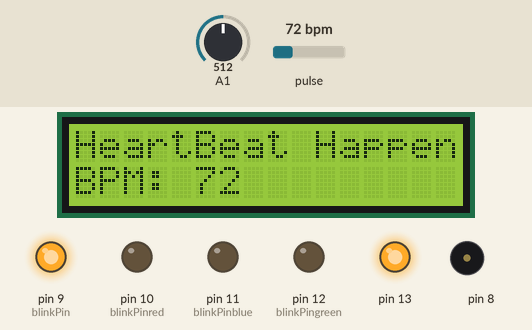
A sketch run on a simulated Arduino Uno, built with avr-gcc and run on an emulated ATmega328P. Parts: 16×2 character LCD, output pins drawn as LEDs (lit = HIGH), buzzer (waves = sounding). Inputs (shaded band) come from the test bench; at power-on: pulse 72 bpm, A1 = 512. What the sketch prints to the serial monitor is not drawn.

Above: at 1.5 s.
1.6 s: pulse set to 51 bpm
At 3.42 s:
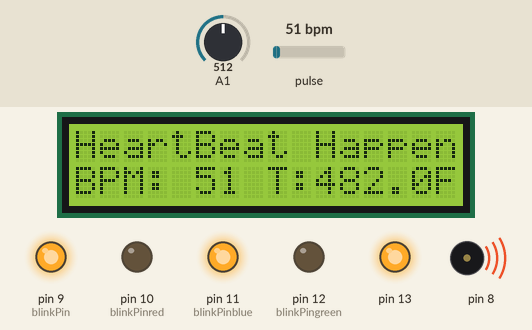
4.0 s: pulse set to 47 bpm
At 5.8 s:
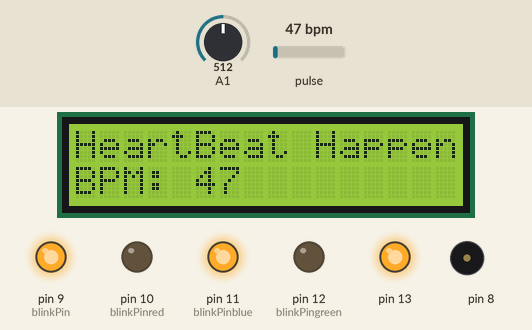
8.0 s: pulse set to 149 bpm
At 10.4 s:
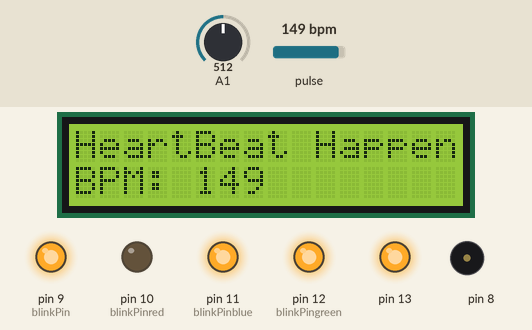
11.0 s: pulse set to 153 bpm
At 14.6 s:
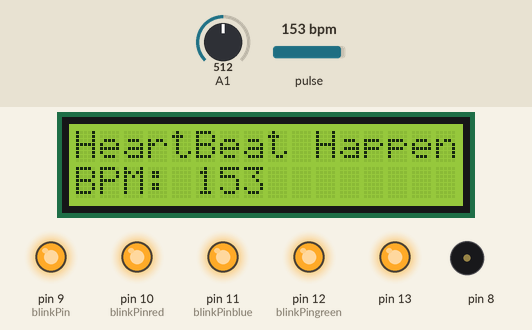
15.2 s: A1 set to 122
At 16.74 s:
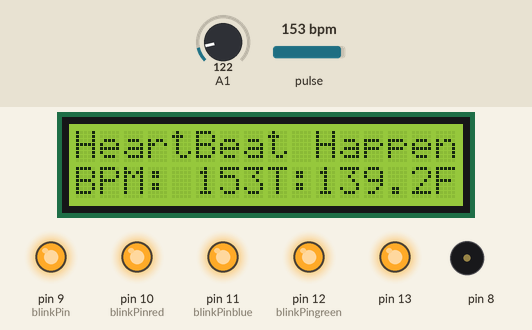
17.9 s: A1 set to 160
At 19.3 s:
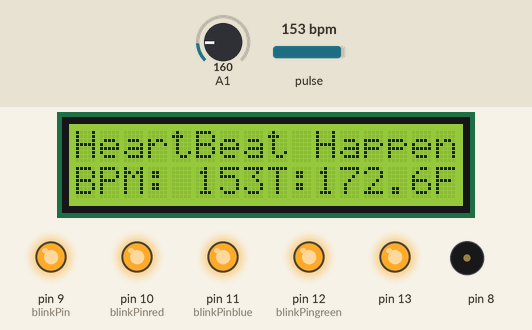
Timing chart, 0 to 20.4 s (numbered marks = the images above; inputs shaded):
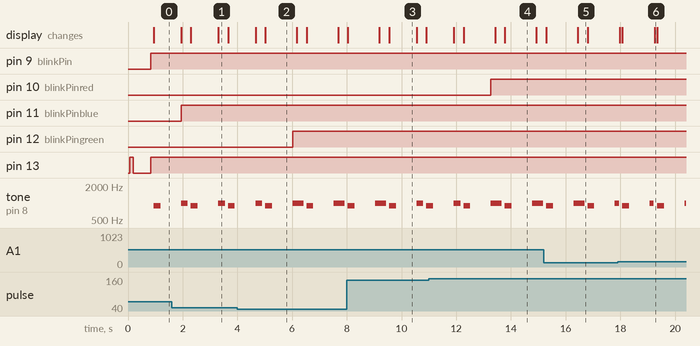

The sketch:

correctcode.ino.ino
```cpp
#define USE_ARDUINO_INTERRUPTS true // Set-up low-level interrupts for most acurate BPM math.
#include <PulseSensorPlayground.h> // Includes the PulseSensorPlayground Library.
#include<LiquidCrystal.h>
LiquidCrystal lcd(7, 6, 5, 4, 3, 2);

// Variables
const int PulseWire = 0; // PulseSensor PURPLE WIRE connected to ANALOG PIN 0
const int LED13 = 13; // The on-board Arduino LED, close to PIN 13.
int Threshold = 550; // Determine which Signal to "count as a beat" and which to ignore.
float temp = 0;
int blinkPin = 9; // pin to blink led at each beat( orange colourLED)
int blinkPingreen = 12; // pin to blink green for warning of low heart beat rate or warning of low temperature
int blinkPinblue = 11; // pin to blink blue for warning of high temperature
int blinkPinred = 10; // pin to blink red at warning of high heart beat rate
int fadeRate = 0; // used to fade LED on with PWM on fadePin
int var=0;
// Use the "Gettting Started Project" to fine-tune Threshold Value beyond default setting.
// Otherwise leave the default "550" value.

PulseSensorPlayground pulseSensor; // Creates an instance of the PulseSensorPlayground object called "pulseSensor"
void setup() {

Serial.begin(9600); // For Serial Monitor
pinMode(blinkPin,OUTPUT); // pin that will blink to your heartbeat!
pinMode(blinkPingreen,OUTPUT); // pin to blink led for warning of low heart beat rate
pinMode(blinkPinblue,OUTPUT); // pin to blink led for warning of high temperature
pinMode(blinkPinred,OUTPUT);// pin to blink led at warning of high heart beat rate
//pinMode(blinkPinyellow,OUTPUT);// pin to blink led for warning of low temperature
lcd.begin(16,2);

// Configure the PulseSensor object, by assigning our variables to it.
pulseSensor.analogInput(PulseWire);
pulseSensor.blinkOnPulse(LED13); //auto-magically blink Arduino's LED with heartbeat.
pulseSensor.setThreshold(Threshold);

// Double-check the "pulseSensor" object was created and "began" seeing a signal.
if (pulseSensor.begin()) {
Serial.println("We created a pulseSensor Object !"); //This prints one time at Arduino power-up, or on Arduino reset.
lcd.setCursor(0,0);
lcd.print("Patient Health");
lcd.setCursor(0,1);
lcd.print("Monitor..!");


}
}

void loop() {
 while (var < 20){

int myBPM = pulseSensor.getBeatsPerMinute(); // Calls function on our pulseSensor object that returns BPM as an "int".
// "myBPM" hold this BPM value now.
if (pulseSensor.sawStartOfBeat()) { // Constantly test to see if "a beat happened".
Serial.println("♥ A HeartBeat Happened ! "); // If test is "true", print a message "a heartbeat happened".
Serial.print("BPM: "); // Print phrase "BPM: "
Serial.println(myBPM); // Print the value inside of myBPM.
digitalWrite(blinkPin,HIGH); // turn on pin 9 LED
delay(100);
lcd.clear();
lcd.setCursor(0,0);
lcd.print("HeartBeat Happened !"); // If test is "true", print a message "a heartbeat happened".
lcd.setCursor(0,1);
lcd.print("BPM: "); // Print phrase "BPM: "
lcd.print(myBPM);
tone(8,900,250); // pin,f,duration
delay(1000);
if ((myBPM) < 50){digitalWrite( blinkPingreen,HIGH); // turn on pin 12 LED
                  tone(8,1000,250);
                  delay(150);
                  noTone(8);
                  Serial.println("Low heart beat rate!!!");
                  // pin to blink green for warning of low heart beat rate
                  }
if ((myBPM) > 150){digitalWrite( blinkPinred,HIGH); // turn on pin 10 LED
                  tone(8,1000,250);
                  delay(150);
                  noTone(8);
                  Serial.println("High heart beat rate!!!");
                  // pin to blink red for warning of high heart beat rate
                  }
int temp_val = analogRead(A1);
float mv = (temp_val/1024.0)*5000;
float cel = mv/10;
temp = (cel*9)/5 + 32;
Serial.print("Temperature:");
Serial.print(temp);
Serial.println("F");
lcd.setCursor(8,1);
lcd.print("T:");
lcd.setCursor(10,1);
lcd.print(temp);
lcd.setCursor(15,1);
lcd.print("F");
if ((temp) > 205){digitalWrite( blinkPinblue,HIGH); // turn on pin 11 LED
                  tone(8,1000,250);
                  delay(250);
                  noTone(8);
                  Serial.println("High body temperature!!!");
                  // pin to blink blue for warning of high temperature
                  }
if ((temp) < 150){digitalWrite( blinkPingreen,HIGH); // turn on pin 2 LED
                  tone(8,1000,250);
                  delay(250);
                  noTone(8);
                  Serial.println("Low body temperature!!!");
                  // pin to blink yellow for warning of low temperature
                  }
}
//var=0;
 }
digitalWrite(blinkPin,LOW); // turn off pin 9 LED
digitalWrite(blinkPingreen,LOW); // turn off pin 12 LED
digitalWrite(blinkPinred,LOW); // turn off pin 10 LED
digitalWrite(blinkPinblue,LOW); // turn off pin 11 LED

noTone(8);
delay(2000); // considered best practice in a simple sketch.
}
```

Measured:
- the behaviour switches between 50 and 49 bpm on pulse (found by bisection; images 1 and 2)
- the behaviour switches between 150 and 151 bpm on pulse (found by bisection; images 3 and 4)
- after the input at 1.6 s, the display: first differs from a run without the input after 0.70 s (image 1 shows a later state)
- after the input at 4.0 s, pin 12 (blinkPingreen): LOW → HIGH after 2.0 s; the display: first differs from a run without the input after 1.0 s (image 2)
- after the input at 8.0 s, the display: first differs from a run without the input after 1.5 s (image 3)
- after the input at 11.0 s, pin 10 (blinkPinred): LOW → HIGH after 2.3 s; the display: first differs from a run without the input after 1.3 s (image 4)
- after the input at 15.2 s, the display: first differs from a run without the input after 1.2 s (image 5)
- after the input at 17.9 s, the display: changes after 0.07 s (image 6)
